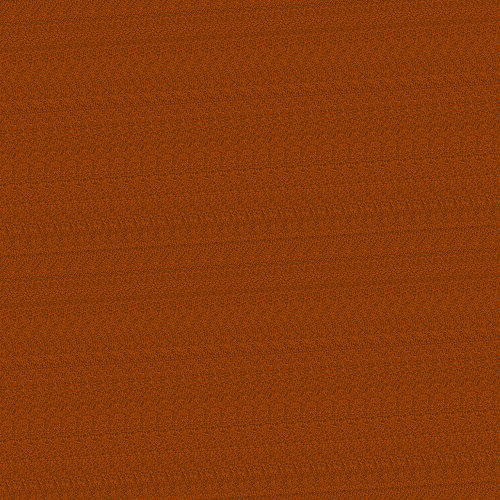
Frame 1 (no input)
Frame 2 (the mouse pressed at the canvas centre, redrawn once): identical to frame 1, image omitted

The Processing sketch that drew this single still picture (run headless with seeded random() and noise(); the mouse was pressed at the canvas centre and the sketch redrawn once):

// Processing sketch: noise
// ── noise.pde
void setup(){
 size(500,500); 
    noLoop();
  
}
float offx=0;
float offy=0;
int detail=25;
float fallout=.5;
float size1=.2;
int seed=int(random(0,1000000));
color[] c = new color[100];
float r;
float g;
float b;

void draw(){
  background(0,0);
  loadPixels();
  frameRate(60);
  noiseSeed(seed);
noiseDetail(detail,fallout);
  println(size1,detail,fallout,seed,offx,offy,frameRate);
noStroke();
for(float y=0;y<height;y++){
for(float x=0;x<width;x++){
 
 // layer(x,y,0,.3,0,0,100);
  
layer(x,y,0,1,85,188,38,79,9,11);
pixels[int((x)+((500*y)))]=color(r,g,b);
//fill(r,g,b);

   //rect(x/(size1/5),y/(size1/5),5,5);
   

   //print("|",noise(x,y)*255);
  // print(x,y);
 
}
}
 
  if(keyPressed){
     if(keyCode==LEFT){
  offx-=.1; 
  redraw();
 }
 if(keyCode==RIGHT){
  offx+=.1; 
  redraw();
 }
 if(keyCode==UP){
  offy-=.1; 
  redraw();
 }
 if(keyCode==DOWN){
  offy+=.1; 
  redraw();
 }
  }else{
   offx+=0; 
   offy+=0; 
  }
  updatePixels();
}

void keyPressed(){
  if(key=='='){
    size1+=.001;
    redraw();
  }
  if(key=='-'){
    size1-=.001;
    redraw();
  }
  if(key=='+'){
   detail+=1; 
   redraw();
    
  }
   if(key=='_'){
   detail-=1; 
   redraw();
    
  }
  if(key==']'){
   fallout+=.01; 
   redraw();
  }
   if(key=='['){
   fallout-=.01; 
   redraw();
  }
 if(key==' '){
  seed=int(random(0,1000000)); 
  redraw();
 }

  
  
}
// ── layer.pde
void layer(float x1,float y1,float min,float max, float r1,float r2, float g1,float g2, float b1,float b2){
  if(noise(x1,y1)>min&&noise(x1,y1)<max){
  r=map(noise(x1,y1),min,max,r1,r2);
  g=map(noise(x1,y1),min,max,g1,g2);
  b=map(noise(x1,y1),min,max,b1,b2);
}
}
